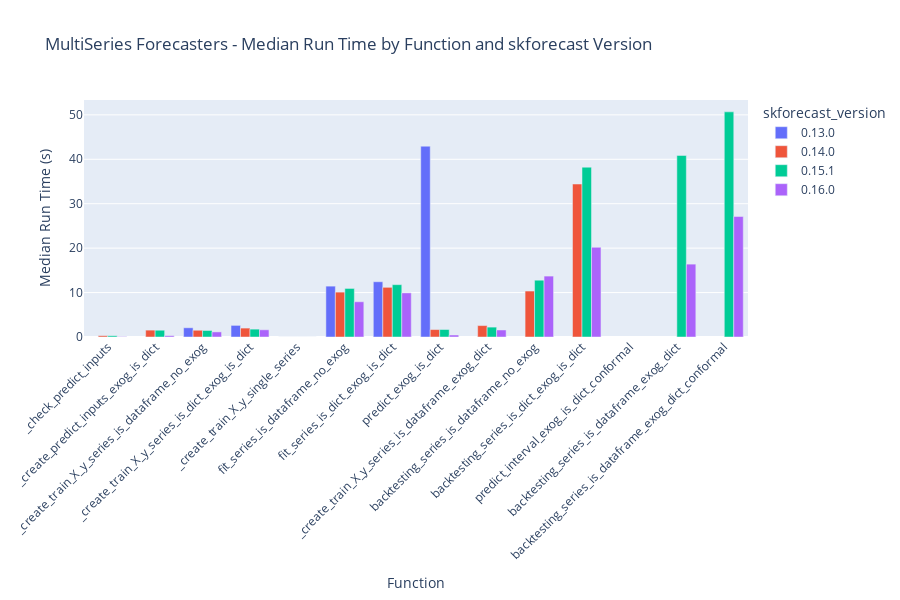
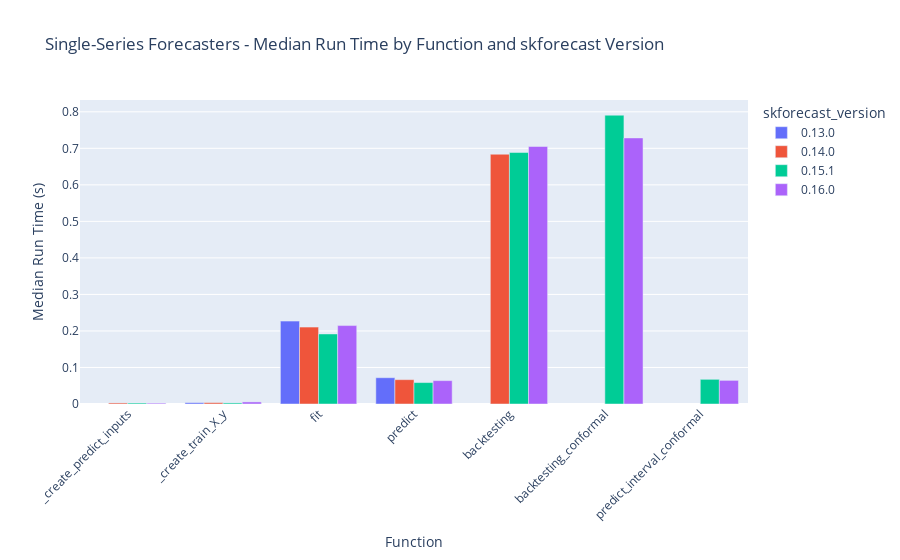

Write notebook code for charts like these, in order.
### Markdown cell above
# Summary of historical results

### Code cell
selected_date = None
# 'Linux-6.11.0-24-generic-x86_64-with-glibc2.39'
# 'Windows-10-10.0.19045-SP0'
selected_platform = None

results_benchmark_all = joblib.load("./benchmark.joblib")
results_benchmark_all['function_name'] = results_benchmark_all['function_name'].str.split('_', n=1).str[1]
if selected_date:
    results_benchmark_all = results_benchmark_all.query("datetime.dt.date == @selected_date")
if selected_platform:
    results_benchmark_all = results_benchmark_all.query("platform == @selected_platform")
results_benchmark_all = results_benchmark_all.groupby(['forecaster_name', 'skforecast_version', 'function_name'])['run_time_avg'].agg('median').reset_index()
results_benchmark_all = results_benchmark_all.sort_values(by=['function_name'])

fig = px.bar(
    results_benchmark_all.query("forecaster_name in ['ForecasterRecursiveMultiSeries', 'ForecasterAutoregMultiSeries']"),
    x='function_name',
    y='run_time_avg',
    color='skforecast_version',
    barmode='group',
    title='MultiSeries Forecasters - Median Run Time by Function and skforecast Version',
    labels={'run_time_avg': 'Median Run Time (s)', 'function_name': 'Function'},
    category_orders={'skforecast_version': sorted(results_benchmark_all['skforecast_version'].unique())}
)
fig.update_layout(xaxis_tickangle=-45, height=600)
fig.show()

fig = px.bar(
    results_benchmark_all.query("forecaster_name in ['ForecasterRecursive', 'ForecasterAutoreg']"),
    x='function_name',
    y='run_time_avg',
    color='skforecast_version',
    barmode='group',
    title='Single-Series Forecasters - Median Run Time by Function and skforecast Version',
    labels={'run_time_avg': 'Median Run Time (s)', 'function_name': 'Function'},
    category_orders={'skforecast_version': sorted(results_benchmark_all['skforecast_version'].unique())}
)
fig.update_layout(xaxis_tickangle=-45)
fig.show()

### Figure 1 — Plotly figure (JSON) as saved in the notebook; plotly's stock layout.template omitted (floating-point values rounded to 4 significant figures)
{"data": [{"alignmentgroup": "True", "hovertemplate": "skforecast_version=0.13.0<br>Function=%{x}<br>Median Run Time (s)=%{y}<extra></extra>", "legendgroup": "0.13.0", "marker": {"color": "#636efa", "pattern": {"shape": ""}}, "name": "0.13.0", "offsetgroup": "0.13.0", "orientation": "v", "showlegend": true, "textposition": "auto", "type": "bar", "x": ["_check_predict_inputs", "_create_predict_inputs_exog_is_dict", "_create_train_X_y_series_is_dataframe_no_exog", "_create_train_X_y_series_is_dict_exog_is_dict", "_create_train_X_y_single_series", "fit_series_is_dataframe_no_exog", "fit_series_is_dict_exog_is_dict", "predict_exog_is_dict"], "xaxis": "x", "y": [NaN, NaN, 2.076, 2.614, 0.001939, 11.45, 12.44, 42.94], "yaxis": "y"}, {"alignmentgroup": "True", "hovertemplate": "skforecast_version=0.14.0<br>Function=%{x}<br>Median Run Time (s)=%{y}<extra></extra>", "legendgroup": "0.14.0", "marker": {"color": "#EF553B", "pattern": {"shape": ""}}, "name": "0.14.0", "offsetgroup": "0.14.0", "orientation": "v", "showlegend": true, "textposition": "auto", "type": "bar", "x": ["_check_predict_inputs", "_create_predict_inputs_exog_is_dict", "_create_train_X_y_series_is_dataframe_exog_dict", "_create_train_X_y_series_is_dataframe_no_exog", "_create_train_X_y_series_is_dict_exog_is_dict", "_create_train_X_y_single_series", "backtesting_series_is_dataframe_no_exog", "backtesting_series_is_dict_exog_is_dict", "fit_series_is_dataframe_no_exog", "fit_series_is_dict_exog_is_dict", "predict_exog_is_dict", "predict_interval_exog_is_dict_conformal"], "xaxis": "x", "y": [0.2921, 1.548, 2.569, 1.518, 2.008, 0.001409, 10.35, 34.43, 10.1, 11.18, 1.676, NaN], "yaxis": "y"}, {"alignmentgroup": "True", "hovertemplate": "skforecast_version=0.15.1<br>Function=%{x}<br>Median Run Time (s)=%{y}<extra></extra>", "legendgroup": "0.15.1", "marker": {"color": "#00cc96", "pattern": {"shape": ""}}, "name": "0.15.1", "offsetgroup": "0.15.1", "orientation": "v", "showlegend": true, "textposition": "auto", "type": "bar", "x": ["_check_predict_inputs", "_create_predict_inputs_exog_is_dict", "_create_train_X_y_series_is_dataframe_exog_dict", "_create_train_X_y_series_is_dataframe_no_exog", "_create_train_X_y_series_is_dict_exog_is_dict", "_create_train_X_y_single_series", "backtesting_series_is_dataframe_exog_dict", "backtesting_series_is_dataframe_exog_dict_conformal", "backtesting_series_is_dataframe_no_exog", "backtesting_series_is_dict_exog_is_dict", "fit_series_is_dataframe_no_exog", "fit_series_is_dict_exog_is_dict", "predict_exog_is_dict"], "xaxis": "x", "y": [0.2815, 1.523, 2.226, 1.466, 1.769, 0.001378, 40.86, 50.68, 12.78, 38.22, 10.93, 11.78, 1.689], "yaxis": "y"}, {"alignmentgroup": "True", "hovertemplate": "skforecast_version=0.16.0<br>Function=%{x}<br>Median Run Time (s)=%{y}<extra></extra>", "legendgroup": "0.16.0", "marker": {"color": "#ab63fa", "pattern": {"shape": ""}}, "name": "0.16.0", "offsetgroup": "0.16.0", "orientation": "v", "showlegend": true, "textposition": "auto", "type": "bar", "x": ["_check_predict_inputs", "_create_predict_inputs_exog_is_dict", "_create_train_X_y_series_is_dataframe_exog_dict", "_create_train_X_y_series_is_dataframe_no_exog", "_create_train_X_y_series_is_dict_exog_is_dict", "_create_train_X_y_single_series", "backtesting_series_is_dataframe_exog_dict", "backtesting_series_is_dataframe_exog_dict_conformal", "backtesting_series_is_dataframe_no_exog", "backtesting_series_is_dict_exog_is_dict", "fit_series_is_dataframe_no_exog", "fit_series_is_dict_exog_is_dict", "predict_exog_is_dict", "predict_interval_exog_is_dict_conformal"], "xaxis": "x", "y": [0.06867, 0.3026, 1.58, 1.149, 1.624, 0.0009357, 16.4, 27.12, 13.71, 20.19, 7.934, 9.93, 0.4483, NaN], "yaxis": "y"}], "layout": {"barmode": "group", "height": 600, "legend": {"title": {"text": "skforecast_version"}, "tracegroupgap": 0}, "title": {"text": "MultiSeries Forecasters - Median Run Time by Function and skforecast Version"}, "xaxis": {"anchor": "y", "domain": [0, 1], "tickangle": -45, "title": {"text": "Function"}}, "yaxis": {"anchor": "x", "domain": [0, 1], "title": {"text": "Median Run Time (s)"}}}}

### Figure 2 — Plotly figure (JSON) as saved in the notebook; plotly's stock layout.template omitted (floating-point values rounded to 4 significant figures)
{"data": [{"alignmentgroup": "True", "hovertemplate": "skforecast_version=0.13.0<br>Function=%{x}<br>Median Run Time (s)=%{y}<extra></extra>", "legendgroup": "0.13.0", "marker": {"color": "#636efa", "pattern": {"shape": ""}}, "name": "0.13.0", "offsetgroup": "0.13.0", "orientation": "v", "showlegend": true, "textposition": "auto", "type": "bar", "x": ["_create_predict_inputs", "_create_train_X_y", "fit", "predict"], "xaxis": "x", "y": [NaN, 0.003645, 0.2269, 0.07198], "yaxis": "y"}, {"alignmentgroup": "True", "hovertemplate": "skforecast_version=0.14.0<br>Function=%{x}<br>Median Run Time (s)=%{y}<extra></extra>", "legendgroup": "0.14.0", "marker": {"color": "#EF553B", "pattern": {"shape": ""}}, "name": "0.14.0", "offsetgroup": "0.14.0", "orientation": "v", "showlegend": true, "textposition": "auto", "type": "bar", "x": ["_create_predict_inputs", "_create_train_X_y", "backtesting", "backtesting_conformal", "fit", "predict", "predict_interval_conformal"], "xaxis": "x", "y": [0.002864, 0.003683, 0.6838, NaN, 0.2105, 0.06664, NaN], "yaxis": "y"}, {"alignmentgroup": "True", "hovertemplate": "skforecast_version=0.15.1<br>Function=%{x}<br>Median Run Time (s)=%{y}<extra></extra>", "legendgroup": "0.15.1", "marker": {"color": "#00cc96", "pattern": {"shape": ""}}, "name": "0.15.1", "offsetgroup": "0.15.1", "orientation": "v", "showlegend": true, "textposition": "auto", "type": "bar", "x": ["_create_predict_inputs", "_create_train_X_y", "backtesting", "backtesting_conformal", "fit", "predict", "predict_interval_conformal"], "xaxis": "x", "y": [0.002662, 0.002938, 0.6885, 0.7907, 0.1918, 0.05868, 0.06757], "yaxis": "y"}, {"alignmentgroup": "True", "hovertemplate": "skforecast_version=0.16.0<br>Function=%{x}<br>Median Run Time (s)=%{y}<extra></extra>", "legendgroup": "0.16.0", "marker": {"color": "#ab63fa", "pattern": {"shape": ""}}, "name": "0.16.0", "offsetgroup": "0.16.0", "orientation": "v", "showlegend": true, "textposition": "auto", "type": "bar", "x": ["_create_predict_inputs", "_create_train_X_y", "backtesting", "backtesting_conformal", "fit", "predict", "predict_interval_conformal"], "xaxis": "x", "y": [0.00226, 0.005708, 0.705, 0.7284, 0.2147, 0.06401, 0.0647], "yaxis": "y"}], "layout": {"barmode": "group", "legend": {"title": {"text": "skforecast_version"}, "tracegroupgap": 0}, "title": {"text": "Single-Series Forecasters - Median Run Time by Function and skforecast Version"}, "xaxis": {"anchor": "y", "domain": [0, 1], "tickangle": -45, "title": {"text": "Function"}}, "yaxis": {"anchor": "x", "domain": [0, 1], "title": {"text": "Median Run Time (s)"}}}}
